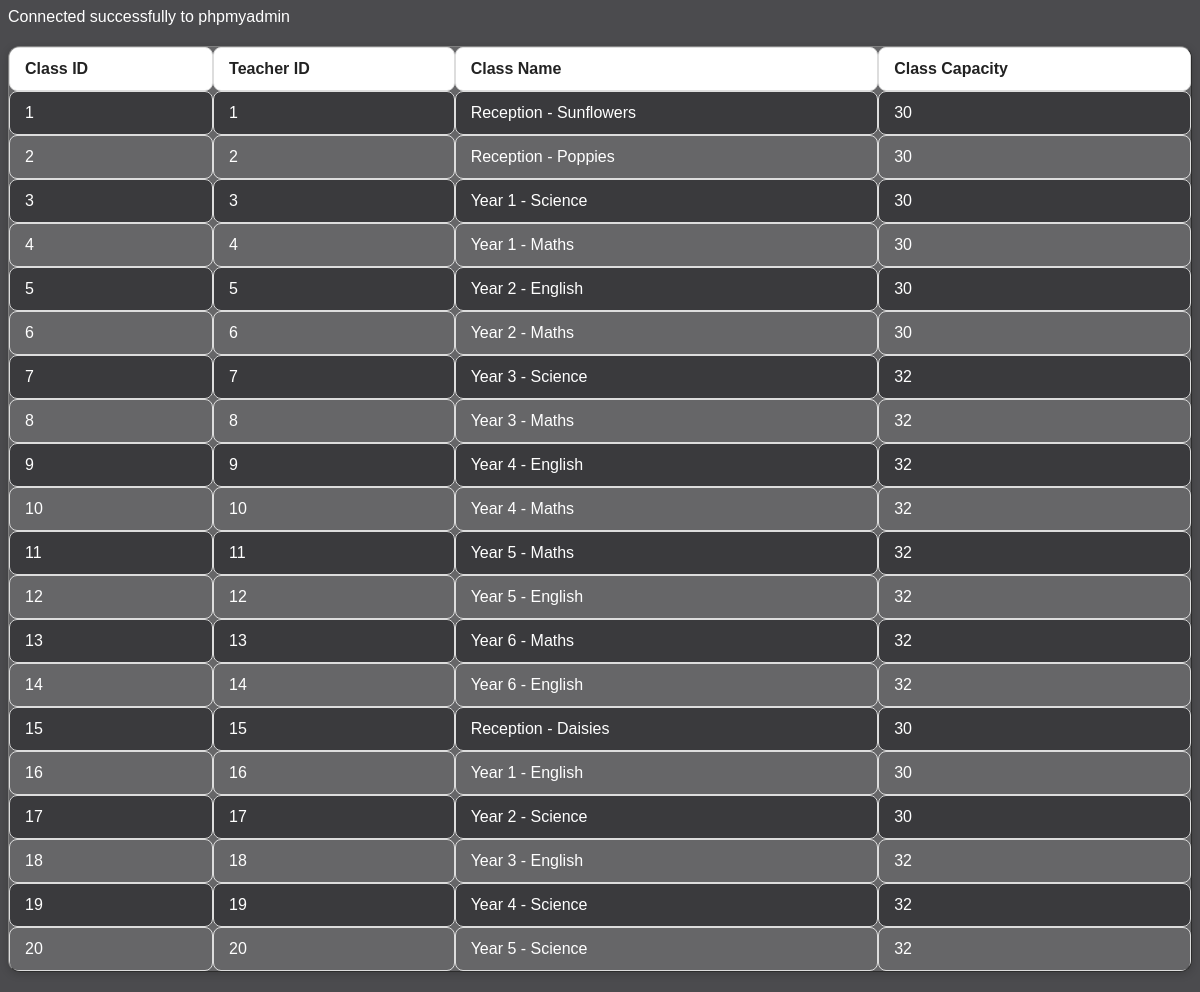
/classes.php, run on the app's committed database.
### tables this page shows
CREATE TABLE Class (
    classId INT AUTO_INCREMENT PRIMARY KEY,
    teacherId INT,
    className VARCHAR(100),
    classCapacity INT,
    
    FOREIGN KEY (teacherId) REFERENCES Teachers(teacherId)
);

### classes.php (the view, shortened to what this page needs)
<!DOCTYPE html>
<html lang="en">
<head>
    <link rel="stylesheet" href="styles.css">
</head>
<body>
<?php
include 'db_connect.php';
   $sql = "SELECT classId, teacherId, className, classCapacity FROM Class";
   $result = $conn->query($sql);
   if ($result->num_rows > 0) {
         echo "<table border='1'><tr><th>Class ID</th><th>Teacher ID</th><th>Class Name</th><th>Class Capacity</th></tr>";
         while ($row = $result->fetch_assoc()) {
               echo "<tr>
                       <td>{$row['classId']}</td>
                       <td>{$row['teacherId']}</td>
                       <td>{$row['className']}</td>
                       <td>{$row['classCapacity']}</td>
                     </tr>";
         }
         echo "</table>";
   } else {
    echo "No classes found.";
}
?>
</body>
</html>

### db_connect.php (shortened to what this page needs)
<?php
echo "Connected successfully to phpmyadmin";

### styles.css (style rules this page uses)
table { width: 100%; border-collapse: separate; border-spacing: 0; margin: 20px 0; background: #fefefe26; color: #fff; font-size: 1em; box-shadow: 0 2px 8px #00000030; border-radius: 12px; overflow: hidden; }
th, td { padding: 12px 15px; border: 1px solid #ddd; text-align: left; }
th, td { border-radius: 8px; }
th { background-color: #ffffff; color: #222; font-weight: bold; }
tr:nth-child(even) { background-color: #3a3a3d; }
body { font-family: Arial, sans-serif; color: #ffffff; background-color: #4b4b4e; }

### data on the page
class: classId "1", teacherId "1", className "Reception - Sunflowers", classCapacity "30"
class: classId "2", teacherId "2", className "Reception - Poppies", classCapacity "30"
class: classId "3", teacherId "3", className "Year 1 - Science", classCapacity "30"
class: classId "4", teacherId "4", className "Year 1 - Maths", classCapacity "30"
class: classId "5", teacherId "5", className "Year 2 - English", classCapacity "30"
class: classId "6", teacherId "6", className "Year 2 - Maths", classCapacity "30"
class: classId "7", teacherId "7", className "Year 3 - Science", classCapacity "32"
class: classId "8", teacherId "8", className "Year 3 - Maths", classCapacity "32"
class: classId "9", teacherId "9", className "Year 4 - English", classCapacity "32"
class: classId "10", teacherId "10", className "Year 4 - Maths", classCapacity "32"
class: classId "11", teacherId "11", className "Year 5 - Maths", classCapacity "32"
class: classId "12", teacherId "12", className "Year 5 - English", classCapacity "32"
class: classId "13", teacherId "13", className "Year 6 - Maths", classCapacity "32"
class: classId "14", teacherId "14", className "Year 6 - English", classCapacity "32"
class: classId "15", teacherId "15", className "Reception - Daisies", classCapacity "30"
class: classId "16", teacherId "16", className "Year 1 - English", classCapacity "30"
class: classId "17", teacherId "17", className "Year 2 - Science", classCapacity "30"
class: classId "18", teacherId "18", className "Year 3 - English", classCapacity "32"
class: classId "19", teacherId "19", className "Year 4 - Science", classCapacity "32"
class: classId "20", teacherId "20", className "Year 5 - Science", classCapacity "32"
